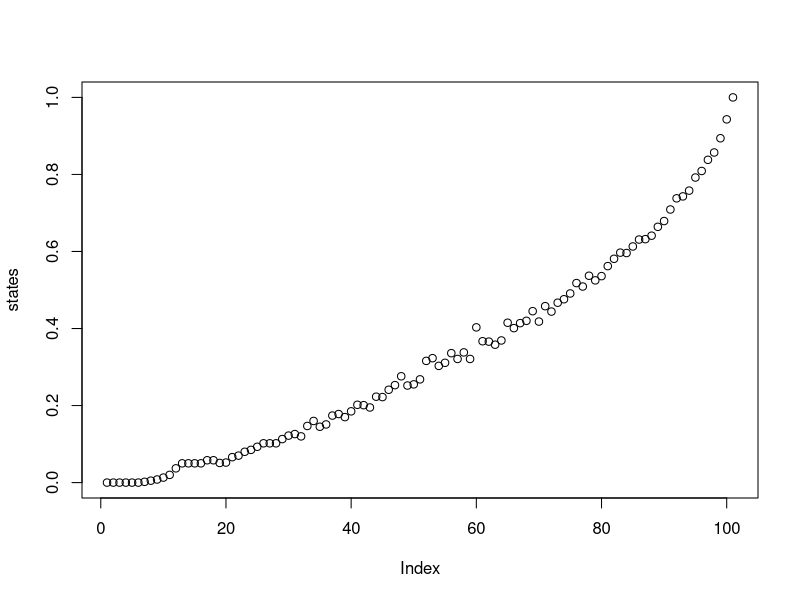

Reproduce this figure in R.
setwd("/home/cainan/IC/bet")

playRandomly <- function(state,p){
  action <- rbinom(1,min(state,100 - state),runif(1,0.0,1.0))
  if(runif(1,0.0,1.0) <= p)
    s_ <- state + action
  else
    s_ <- state - action
  return (s_)
}

saveFiles <- function(states){
  write.csv(states,"betting.csv")
  png(file = "betting.png")
    plot(states)
  dev.off()
}

createStates <- function(){
  states <- rep(0,101)
  names(states) <- seq(0,100)
  states[["100"]] <- 1
  return (states)
}

main <- function(LF,p){
  counter <- 0
  S <- createStates()
  repeat {
    for(s in 1:99){
      s_ <- as.character(playRandomly(s,p)); s <- as.character(s)
      V <- S[[s_]] - S[[s]]
      S[[s]] <- round((S[[s]] + LF*V),3)
    }
    counter <- counter + 1
    if(counter == 15000)
      break
  }
  saveFiles(S)
}
main(0.01,0.4)
